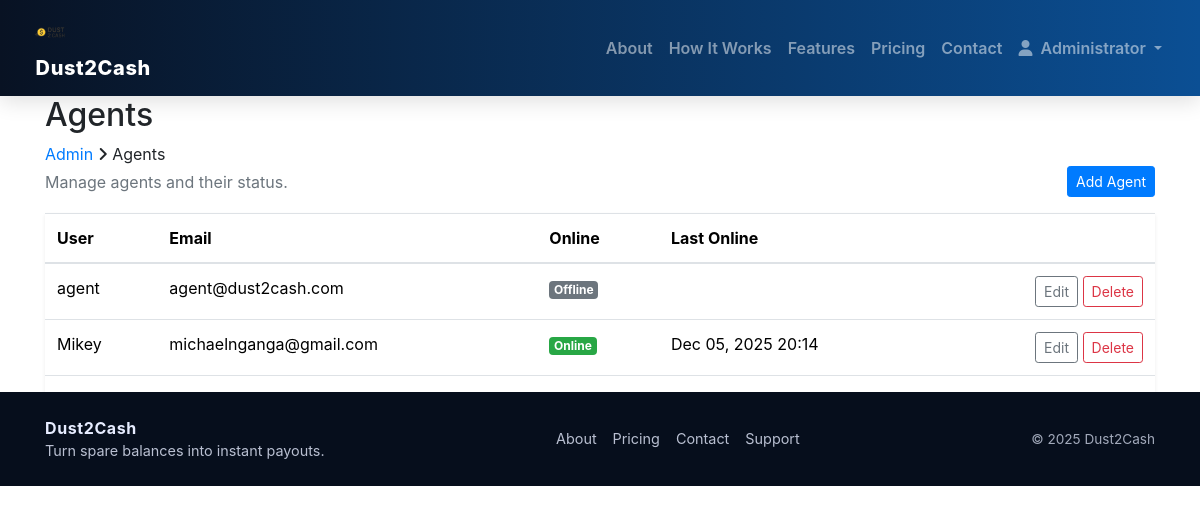
The page /console/agents/ (signed in) on the database as committed earlier.
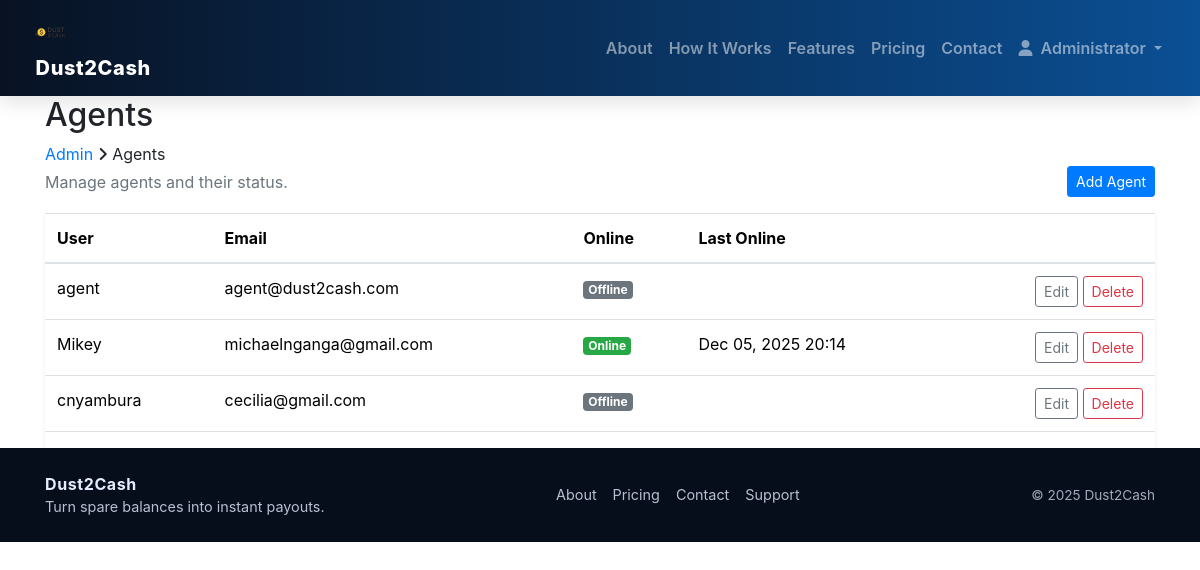
The same page on the database as committed later.
### core/models.py (models this page shows, shortened)
class AgentProfile(models.Model):
    user = models.OneToOneField(User, on_delete=models.CASCADE, related_name='agent_profile')
    is_online = models.BooleanField(default=False)
    last_online = models.DateTimeField(null=True, blank=True)

### core/views.py (the view)
# urls.py: path('console/agents/', views.AdminAgentListView.as_view(), name='admin_agents'),
@method_decorator(staff_member_required, name='dispatch')
class AdminAgentListView(ListView):
    model = AgentProfile
    template_name = 'admin/agents_list.html'
    context_object_name = 'agents'

### core/context_processors.py (called while the page is built, shortened)
def dust2cash_settings(request):
    return {
        'settings': {
            'buying_rate_per_usdt': 100.00,
            'transaction_fee_percent': 1.50,
            'min_trade_amount_usdt': 5.00,
        },
        'now': {
            'year': 2025  # you can replace with datetime.now().year
        }
    }

def user_portal(request):
    dashboard_url = None
    role = 'guest'
    if request.user.is_authenticated:
        if request.user.is_staff:
            dashboard_url = 'admin_dashboard'
            role = 'admin'
    return {
        'user_portal': {
            'dashboard_url': dashboard_url,
            'role': role,
        }
    }

### core/templates/admin/agents_list.html (shortened to what this page needs)
{% extends 'base.html' %}
{% block content %}
<section class="page-info-section">
  <div class="container">
    <h2>Agents</h2>
    <div class="site-beradcamb">
      <a href="/console/">Admin</a>
      <span><i class="fa fa-angle-right"></i> Agents</span>
    </div>
  </div>
</section>
<section class="spad">
  <div class="container">
    <div class="d-flex justify-content-between align-items-center mb-3">
      <p class="mb-0 text-muted">Manage agents and their status.</p>
      <a href="/console/agents/create/" class="btn btn-primary btn-sm">Add Agent</a>
    </div>
    <div class="table-responsive shadow-sm">
      <table class="table table-hover align-middle">
        <thead>
          <tr>
            <th>User</th>
            <th>Email</th>
            <th>Online</th>
            <th>Last Online</th>
            <th></th>
          </tr>
        </thead>
        <tbody>
          {% for agent in agents %}
          <tr>
            <td>{{ agent.user.username }}</td>
            <td>{{ agent.user.email }}</td>
            <td>
              {% if agent.is_online %}
              <span class="badge bg-success">Online</span>
              {% else %}
              <span class="badge bg-secondary">Offline</span>
              {% endif %}
            </td>
            <td>{{ agent.last_online|date:'M d, Y H:i' }}</td>
            <td class="text-end">
              <a class="btn btn-outline-secondary btn-sm" href="/console/agents/{{ agent.pk }}/edit/">Edit</a>
              <a class="btn btn-outline-danger btn-sm" href="/console/agents/{{ agent.pk }}/delete/">Delete</a>
            </td>
          </tr>
          {% empty %}
          <tr><td colspan="5" class="text-center text-muted py-4">No agents found.</td></tr>
          {% endfor %}
        </tbody>
      </table>
    </div>
  </div>
</section>
{% endblock %}

Rows that differ between the two databases and show on the page:
added AgentProfile: user.username "cnyambura", user.email "cecilia@gmail.com", is_online "Offline"
